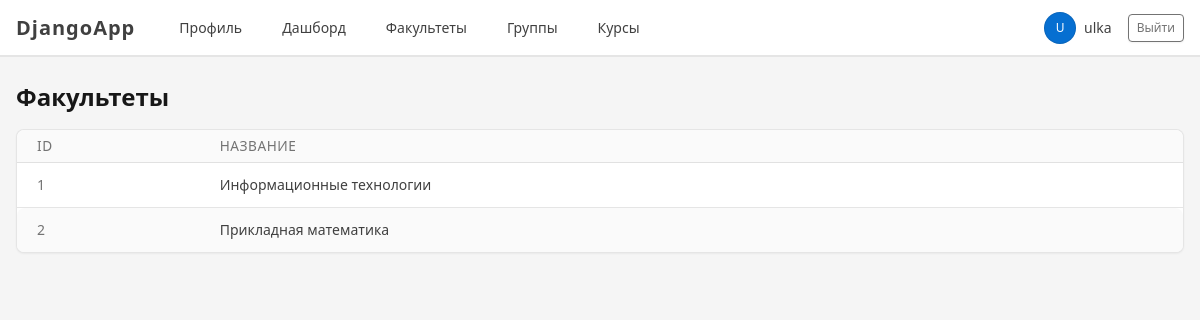
The app's page /departments/ (signed in) with its own data.
### accounts/models.py (models this page shows, shortened)
class Department(models.Model):
    name = models.CharField(max_length=200)

### accounts/views.py (the view)
# urls.py: path('departments/', views.department_list, name='department_list'),
@login_required
def department_list(request):
    departments = Department.objects.all()
    return render(request, 'department_list.html', {
        'departments': departments,
        'is_methodist': is_methodist(request.user),
    })

### accounts/views.py (called while the page is built)
def is_methodist(user):
    return user.groups.filter(name='Методист').exists()

### templates/department_list.html (shortened to what this page needs)
{% extends 'base.html' %}
{% block content %}
<div class="d-flex justify-content-between align-items-center mb-3">
    <h1 class="mb-0">Факультеты</h1>
</div>
<div class="card">
    <div class="table-responsive">
        <table class="table table-vcenter table-striped card-table">
            <thead>
                <tr>
                    <th>ID</th>
                    <th>Название</th>
                </tr>
            </thead>
            <tbody>
                {% for department in departments %}
                    <tr>
                        <td class="text-secondary">{{ department.id }}</td>
                        <td>{{ department.name }}</td>
                    </tr>
                {% empty %}
                    <tr>
                        <td colspan="3" class="text-center text-secondary">
                            Факультетов пока нет.
                        </td>
                    </tr>
                {% endfor %}
            </tbody>
        </table>
    </div>
</div>
{% endblock %}

### templates/base.html (shortened to what this page needs)
{% load static %}
<!DOCTYPE html>
<html lang="ru">
<head>
    <link rel="stylesheet" href="{% static 'vendor/tabler/css/tabler.min.css' %}">
    <link rel="stylesheet" href="{% static 'css/style.css' %}">
</head>
<body class="layout-fluid">
<div class="page">
    <header class="navbar navbar-expand-md navbar-light d-print-none bg-white border-bottom">
        <div class="container-xl">
            <a class="navbar-brand navbar-brand-autodark d-none-navbar-horizontal pe-0 pe-md-3"
               href="/profile/">
                <strong>DjangoApp</strong>
            </a>
            <div class="navbar-nav flex-row order-md-last">
                {% if user.is_authenticated %}
                    <div class="nav-item d-none d-md-flex me-3">
                        <span class="nav-link px-0">
                            <span class="avatar avatar-sm bg-primary text-white">
                                {{ user.username|slice:":1"|upper }}
                            </span>
                            <span class="ms-2">{{ user.username }}</span>
                        </span>
                    </div>
                    <div class="nav-item">
                        <form method="post" action="/accounts/logout/">
                            <button class="btn btn-outline-secondary btn-sm" type="submit">
                                Выйти
                            </button>
                        </form>
                    </div>
                {% endif %}
            </div>
            <div class="collapse navbar-collapse show" id="navbar-menu">
                <ul class="navbar-nav flex-row">
                    <li class="nav-item ms-3">
                        <a class="nav-link" href="/profile/">Профиль</a>
                    </li>
                    <li class="nav-item ms-3">
                        <a class="nav-link" href="/dashboard/">Дашборд</a>
                    </li>
                    <li class="nav-item ms-3">
                        <a class="nav-link" href="/departments/">Факультеты</a>
                    </li>
                    <li class="nav-item ms-3">
                        <a class="nav-link" href="/groups/">Группы</a>
                    </li>
                    <li class="nav-item ms-3">
                        <a class="nav-link" href="/courses/">Курсы</a>
                    </li>
                </ul>
            </div>
        </div>
    </header>
    <div class="page-wrapper">
        <div class="page-body">
            <div class="container-xl">
                {% block content %}{% endblock %}
            </div>
        </div>
    </div>
</div>
</body>
</html>

### static/css/style.css (style rules this page uses)
body { background-color: #f5f5f5; }
.navbar-brand { font-weight: bold; letter-spacing: 1px; }
.table thead th { text-transform: uppercase; font-size: 0.85rem; }

### records on screen
Department: id "1", name "Информационные технологии"
Department: id "2", name "Прикладная математика"

### other values on screen
{{ user.username|slice:":1"|upper }} "U"
{{ user.username }} "ulka"
